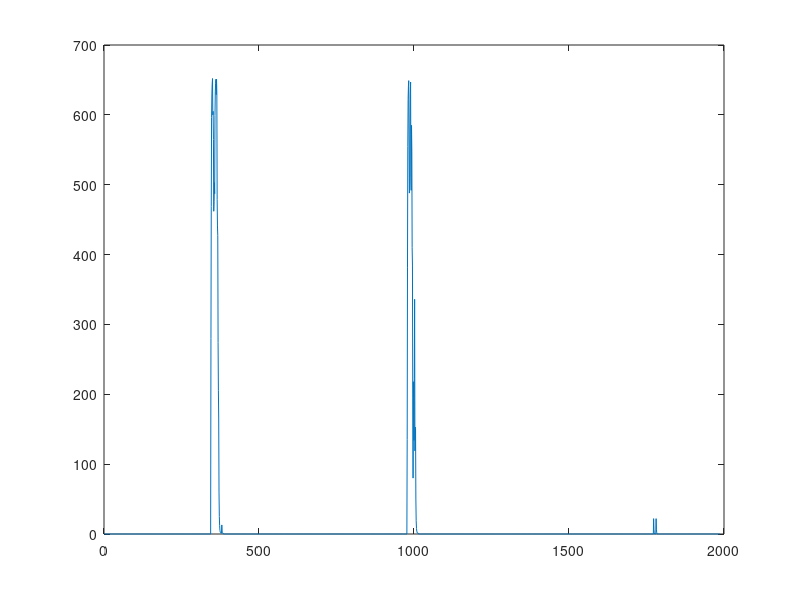
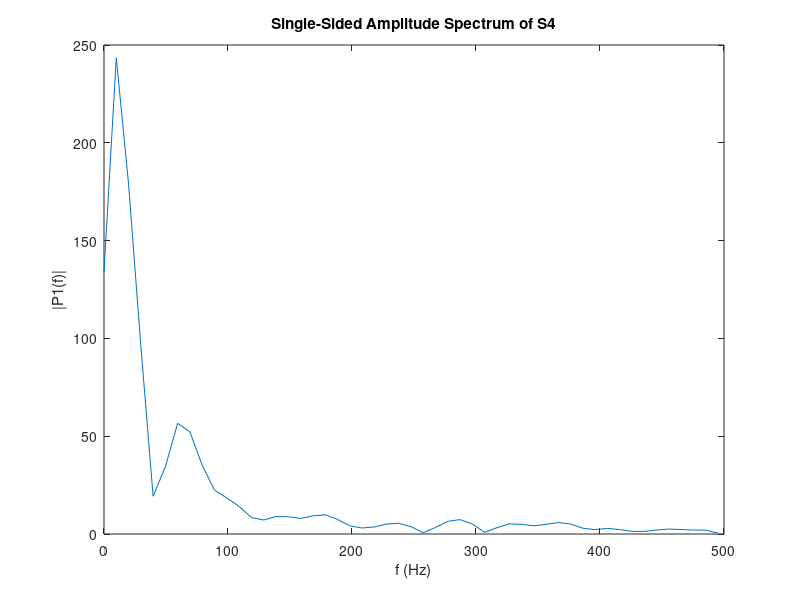
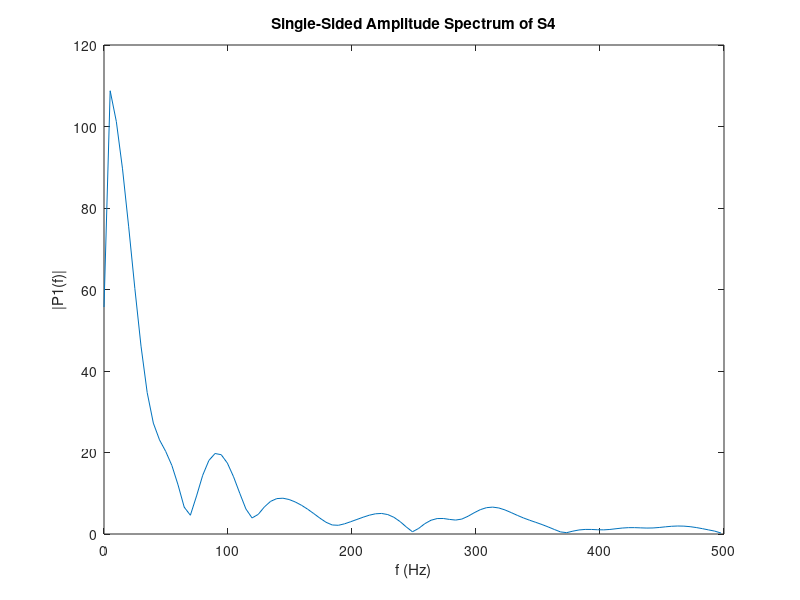

The MATLAB source for these figures, in order:
data = importdata('data_t1.txt');
figure(1);
plot(data)
%% Splice data set into the individual hits

s1 = data(60:110);
figure(2);
plot(s1)

s2 = data(300:380);
s3 = data(540:640);
s4 = data(820:900);

%% FFT Data
Fs = 1000; %Hz, 1000 samples per second
T = 1/Fs; % Sampling Period

%% S2
L = length(s2); % Lenght of the signal sample
t = (0:L-1)*T;        % Time vector
% Compute FFT
Y = fft(s2);
% Compute the two sided spectrum
P2 = abs(Y/L);
P1 = P2(1:L/2+1);
P1(2:end-1) = 2*P1(2:end-1);
% Define the frequency domain f and plot single sided spectrum P1
f = Fs*(0:(L/2))/L;
plot(f,P1) 
title('Single-Sided Amplitude Spectrum of S2')
xlabel('f (Hz)')
ylabel('|P1(f)|')

L = length(s1); % Lenght of the signal sample
t = (0:L-1)*T;        % Time vector
% Compute FFT
Y = fft(s1);
% Compute the two sided spectrum
P2 = abs(Y/L);
P1 = P2(1:L/2+1);
P1(2:end-1) = 2*P1(2:end-1);
% Define the frequency domain f and plot single sided spectrum P1
f = Fs*(0:(L/2))/L;
plot(f,P1) 
title('Single-Sided Amplitude Spectrum of S1')
xlabel('f (Hz)')
ylabel('|P1(f)|')

%% S3
L = length(s3); % Lenght of the signal sample
t = (0:L-1)*T;        % Time vector
% Compute FFT
Y = fft(s3);
% Compute the two sided spectrum
P2 = abs(Y/L);
P1 = P2(1:L/2+1);
P1(2:end-1) = 2*P1(2:end-1);
% Define the frequency domain f and plot single sided spectrum P1
f = Fs*(0:(L/2))/L;
plot(f,P1) 
title('Single-Sided Amplitude Spectrum of S2')
xlabel('f (Hz)')
ylabel('|P1(f)|')

L = length(s1); % Lenght of the signal sample
t = (0:L-1)*T;        % Time vector
% Compute FFT
Y = fft(s1);
% Compute the two sided spectrum
P2 = abs(Y/L);
P1 = P2(1:L/2+1);
P1(2:end-1) = 2*P1(2:end-1);
% Define the frequency domain f and plot single sided spectrum P1
f = Fs*(0:(L/2))/L;
plot(f,P1) 
title('Single-Sided Amplitude Spectrum of S1')
xlabel('f (Hz)')
ylabel('|P1(f)|')

%% S4
L = length(s4); % Lenght of the signal sample
t = (0:L-1)*T;        % Time vector
% Compute FFT
Y = fft(s4);
% Compute the two sided spectrum
P2 = abs(Y/L);
P1 = P2(1:L/2+1);
P1(2:end-1) = 2*P1(2:end-1);
% Define the frequency domain f and plot single sided spectrum P1
f = Fs*(0:(L/2))/L;
plot(f,P1) 
title('Single-Sided Amplitude Spectrum of S4')
xlabel('f (Hz)')
ylabel('|P1(f)|')


%% 50 Hz LP Filter data
data = importdata('data_t2.txt');
figure(1);
plot(data)

s1 = data(300:400);
s2 = data(900:1100);

%% S1
figure(2);
L = length(s1); % Lenght of the signal sample
t = (0:L-1)*T;        % Time vector
% Compute FFT
Y = fft(s1);
% Compute the two sided spectrum
P2 = abs(Y/L);
P1 = P2(1:L/2+1);
P1(2:end-1) = 2*P1(2:end-1);
% Define the frequency domain f and plot single sided spectrum P1
f = Fs*(0:(L/2))/L;
plot(f,P1) 
title('Single-Sided Amplitude Spectrum of S4')
xlabel('f (Hz)')
ylabel('|P1(f)|')

%% S2
figure(3);
L = length(s2); % Lenght of the signal sample
t = (0:L-1)*T;        % Time vector
% Compute FFT
Y = fft(s2);
% Compute the two sided spectrum
P2 = abs(Y/L);
P1 = P2(1:L/2+1);
P1(2:end-1) = 2*P1(2:end-1);
% Define the frequency domain f and plot single sided spectrum P1
f = Fs*(0:(L/2))/L;
plot(f,P1) 
title('Single-Sided Amplitude Spectrum of S4')
xlabel('f (Hz)')
ylabel('|P1(f)|')

